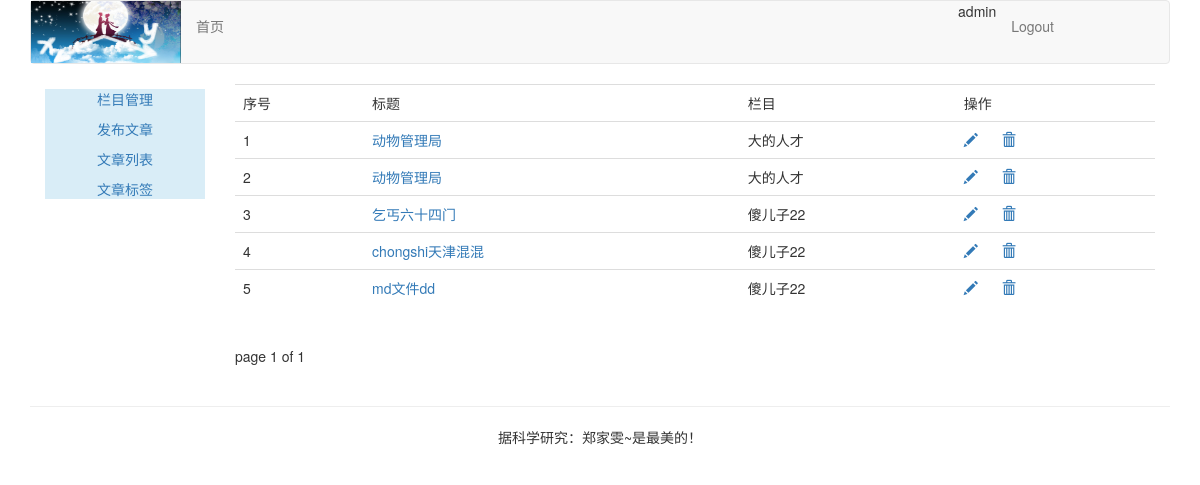
Page /article/article-list/ (signed in) on the committed database.
### article/models.py (models this page shows, shortened)
class ArticlePost(models.Model):
    author = models.ForeignKey(User, on_delete=models.CASCADE, related_name='article')
    title = models.CharField(max_length=200)
    slug = models.SlugField(max_length=500)
    column = models.ForeignKey(ArticleColumn, on_delete=models.CASCADE, related_name='article_column')
    body = models.TextField()
    created = models.DateTimeField(default=timezone.now)
    updated = models.DateTimeField(auto_now=True)
    users_like = models.ManyToManyField(User,related_name='articles_like',blank=True)
    article_tag = models.ManyToManyField(ArticleTag,related_name='article_tag',blank=True)
    class Meta:
        ordering = ('-updated',)
        index_together = (('id', 'slug'),)
    def get_absolute_url(self):
        return reverse("article:article_detail",args=[self.id,self.slug])

class ArticleColumn(models.Model):
    user = models.ForeignKey(User,on_delete=models.CASCADE,related_name='article_column')
    column = models.CharField(max_length=200)
    created = models.DateField(auto_now_add=True)
    def __str__(self):
        return self.column

### article/views.py (the view)
@login_required(login_url='/account/login')
def article_list(request):
    article_list = ArticlePost.objects.filter(author=request.user)
    paginator = Paginator(article_list,5)                   # 每页显示5个文章
    page = request.GET.get('page')
    try:
        current_page = paginator.page(page)
        articles = current_page.object_list
    except PageNotAnInteger :
        current_page = paginator.page(1)
        articles = current_page.object_list
    except EmptyPage:
        current_page = paginator.page(paginator.num_pages)
        articles = current_page.object_list
    return render(request,'article/column/article_list.html',{'articles':articles,'page':current_page})

### templates/article/column/article_list.html (shortened to what this page needs)
{% extends 'article/base.html' %}
{% load staticfiles %}
{% block content %}
    <div >
    <table class="table table-hover">
        <tr>
            <td>序号</td>
            <td>标题</td>
            <td>栏目</td>
            <td>操作</td>
        </tr>
        {% for article in articles %}
        <tr id="{{ article.id }}">
            <td>{{ forloop.counter }}</td>
            <td><a href="{{ article.get_absolute_url }}">{{ article.title }}</a> </td>
            <td>{{ article.column }}</td>
            <td>
                <a name="edit" href="{% url 'article:redit_article' article.id %}" >
                <span class="glyphicon glyphicon-pencil"></span>
                </a>
                <a name="delete" href="javascript:" onclick="del_article(this,{{ article.id }})">
                    <span class="glyphicon glyphicon-trash" style="margin-left:20px;"></span>
                </a>
            </td>
        </tr>
        {% endfor %}
    </table>
    {% include 'paginator.html' %}
    </div>
{% endblock %}

### templates/article/header.html
{% load staticfiles %}
<div class="container">
    <nav class="navbar navbar-default" role="navigation">
        <div class="navbar-header">
                <img height="62px" width="150px" src="{% static 'images/logoo.png' %}">
        </div>
        <div>
            <ul class="nav navbar-nav" role="tablist">
                <li><a href="{% url 'blog:blog_title' %}">首页</a></li>
            </ul>
            <ul class="nav navbar-nav navbar-right" style="margin-right:100px">
                <li><span>{{ user.username }}</span></li>
                <li><a href="{% url 'account:user_logout' %}">Logout</a></li>
            </ul>
        </div>
    </nav>
</div>

### rows in the picture
ArticlePost: title "动物管理局", column "大的人才"
ArticlePost: title "动物管理局", column "大的人才"
ArticlePost: title "乞丐六十四门", column "傻儿子22"
ArticlePost: title "chongshi天津混混", column "傻儿子22"
ArticlePost: title "md文件dd", column "傻儿子22"

### other values in the picture
{{ user.username }} "admin"
{{ page.number }} "1"
{{ page.paginator.num_pages }} "1"
